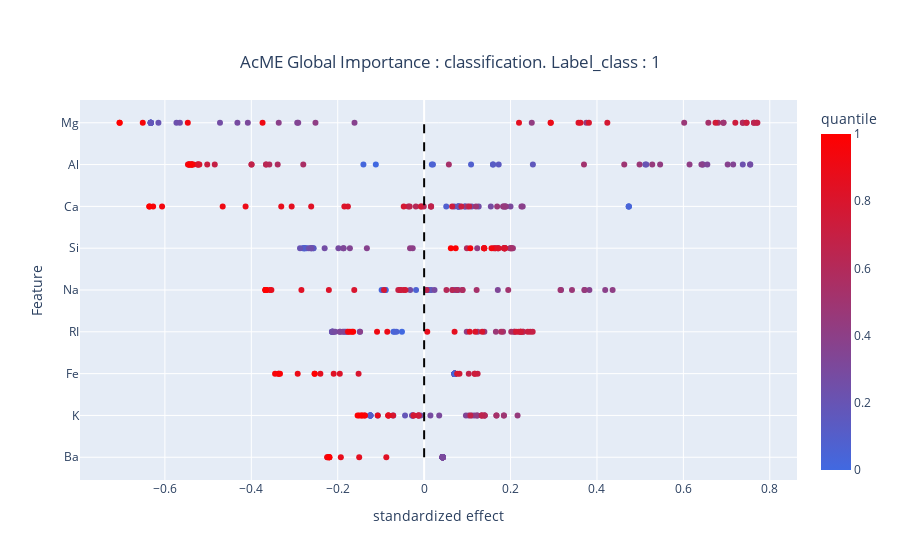

Notebook cell for this chart:
### Code cell
acme_class.summary_plot()

### Figure 1 — Plotly figure (JSON) as saved in the notebook; plotly's stock layout.template omitted (floating-point values rounded to 4 significant figures; data arrays with more than 128 entries replaced by an {"elided": "..."} marker saying what was removed)
{"data": [{"customdata": {"elided": "450x1 float values"}, "hovertemplate": "standardized effect=%{x}<br>Feature=%{y}<br>original=%{customdata[0]}<br>quantile=%{marker.color}<extra></extra>", "legendgroup": "", "marker": {"color": {"elided": "450 float values"}, "coloraxis": "coloraxis", "symbol": "circle"}, "mode": "markers", "name": "", "orientation": "h", "showlegend": false, "type": "scatter", "x": {"elided": "450 float values"}, "xaxis": "x", "y": {"elided": "450 str values"}, "yaxis": "y"}], "layout": {"coloraxis": {"colorbar": {"title": {"text": "quantile"}}, "colorscale": [[0, "royalblue"], [1, "red"]]}, "legend": {"tracegroupgap": 0}, "shapes": [{"line": {"color": "black", "dash": "dash", "width": 2}, "type": "line", "x0": 0, "x1": 0, "y0": "Ba", "y1": "Mg"}], "title": {"text": "AcME Global Importance : classification. Label_class : 1", "x": 0.5, "xanchor": "center", "y": 0.9, "yanchor": "top"}, "xaxis": {"anchor": "y", "domain": [0, 1], "title": {"text": "standardized effect"}}, "yaxis": {"anchor": "x", "domain": [0, 1], "title": {"text": "Feature"}}}}
